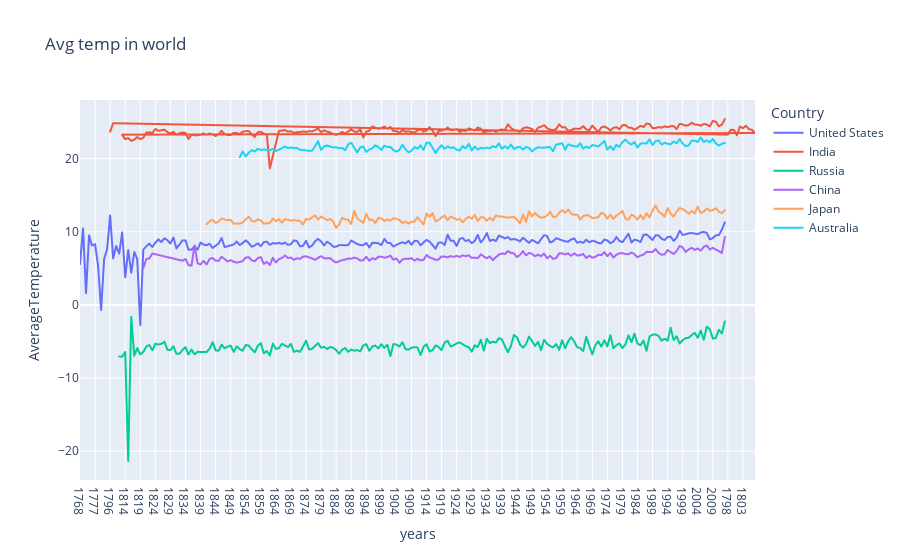

Write notebook code for a chart like this one.
### Code cell
fig = px.line(avg_temp, x='years', y='AverageTemperature', color='Country', title='Avg temp in world')

fig.show()

### Figure 1 — Plotly figure (JSON) as saved in the notebook; plotly's stock layout.template omitted (floating-point values rounded to 4 significant figures; data arrays with more than 128 entries replaced by an {"elided": "..."} marker saying what was removed)
{"data": [{"hovertemplate": "Country=United States<br>years=%{x}<br>AverageTemperature=%{y}<extra></extra>", "legendgroup": "United States", "line": {"color": "#636efa", "dash": "solid"}, "mode": "lines", "name": "United States", "showlegend": true, "type": "scattergl", "x": {"elided": "215 str values"}, "xaxis": "x", "y": {"elided": "215 float values"}, "yaxis": "y"}, {"hovertemplate": "Country=India<br>years=%{x}<br>AverageTemperature=%{y}<extra></extra>", "legendgroup": "India", "line": {"color": "#EF553B", "dash": "solid"}, "mode": "lines", "name": "India", "showlegend": true, "type": "scattergl", "x": {"elided": "211 str values"}, "xaxis": "x", "y": {"elided": "211 float values"}, "yaxis": "y"}, {"hovertemplate": "Country=Russia<br>years=%{x}<br>AverageTemperature=%{y}<extra></extra>", "legendgroup": "Russia", "line": {"color": "#00cc96", "dash": "solid"}, "mode": "lines", "name": "Russia", "showlegend": true, "type": "scattergl", "x": {"elided": "202 str values"}, "xaxis": "x", "y": {"elided": "202 float values"}, "yaxis": "y"}, {"hovertemplate": "Country=China<br>years=%{x}<br>AverageTemperature=%{y}<extra></extra>", "legendgroup": "China", "line": {"color": "#ab63fa", "dash": "solid"}, "mode": "lines", "name": "China", "showlegend": true, "type": "scattergl", "x": {"elided": "185 str values"}, "xaxis": "x", "y": {"elided": "185 float values"}, "yaxis": "y"}, {"hovertemplate": "Country=Japan<br>years=%{x}<br>AverageTemperature=%{y}<extra></extra>", "legendgroup": "Japan", "line": {"color": "#FFA15A", "dash": "solid"}, "mode": "lines", "name": "Japan", "showlegend": true, "type": "scattergl", "x": {"elided": "173 str values"}, "xaxis": "x", "y": {"elided": "173 float values"}, "yaxis": "y"}, {"hovertemplate": "Country=Australia<br>years=%{x}<br>AverageTemperature=%{y}<extra></extra>", "legendgroup": "Australia", "line": {"color": "#19d3f3", "dash": "solid"}, "mode": "lines", "name": "Australia", "showlegend": true, "type": "scattergl", "x": {"elided": "162 str values"}, "xaxis": "x", "y": {"elided": "162 float values"}, "yaxis": "y"}], "layout": {"legend": {"title": {"text": "Country"}, "tracegroupgap": 0}, "title": {"text": "Avg temp in world"}, "xaxis": {"anchor": "y", "domain": [0, 1], "title": {"text": "years"}}, "yaxis": {"anchor": "x", "domain": [0, 1], "title": {"text": "AverageTemperature"}}}}
